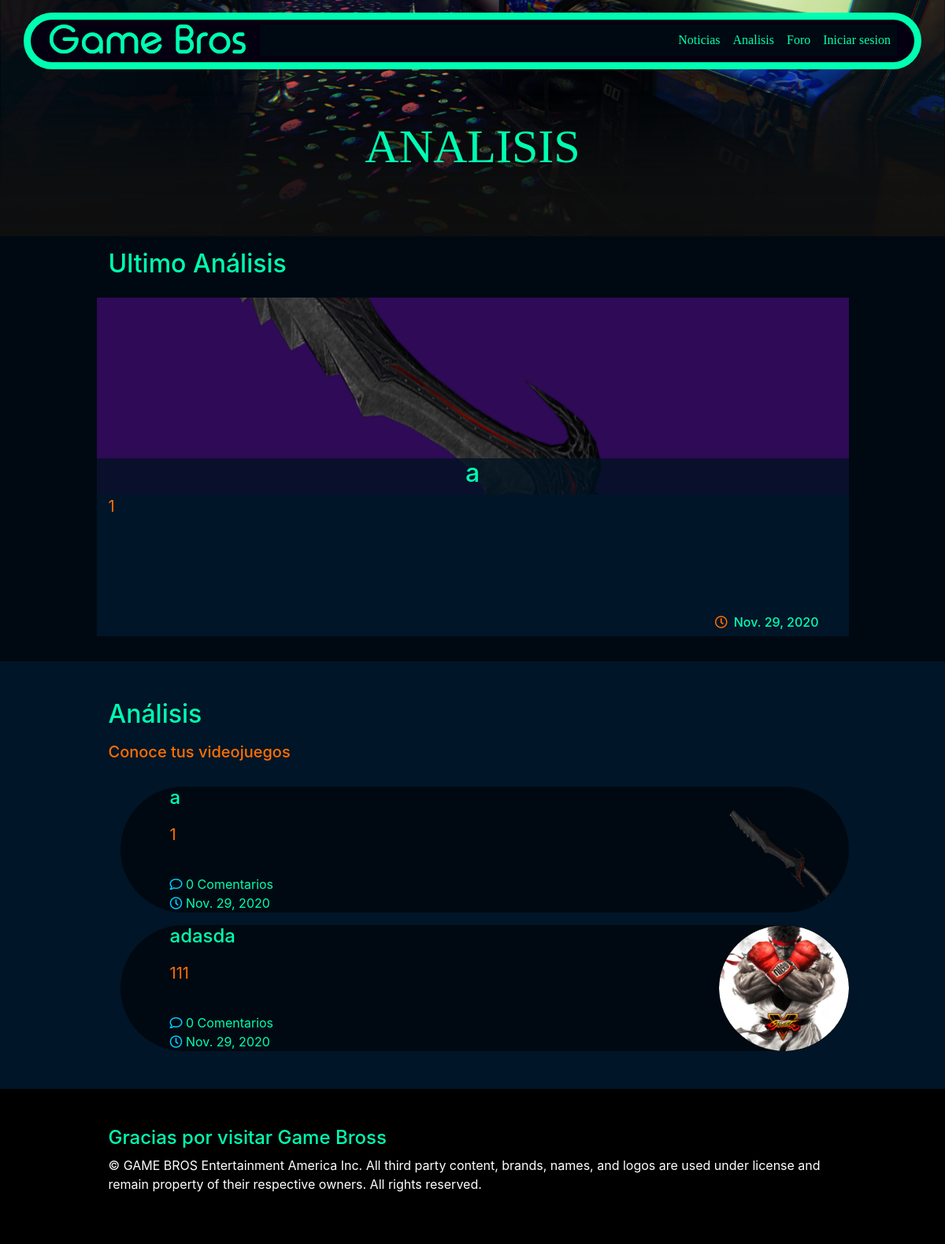
The page /analisis on the database its author committed.
### noticias/models.py (models this page shows, shortened)
class Analisis(models.Model):
    nombrejuego = models.CharField(max_length=200)
    slug = models.SlugField('Slug', max_length = 200, null=True, blank=True)
    genero = models.ManyToManyField(Genero)
    contenido = RichTextField()
    puntuacion = models.CharField('Nota del juego (0.1, 1.0)', max_length=3)
    imagen = models.ImageField(null = True, upload_to="analisis")
    fecha_publicacion = models.DateField('Fecha de Creacion',auto_now = False,auto_now_add = True)

### noticias/views.py (the view)
# urls.py: path('analisis',views.analisis,name='analisis'),
def analisis(request):
    num_noticias=Post.objects.all().count()
    postsAnalisis = Analisis.objects.filter(fecha_publicacion__lte=timezone.now()).order_by('-fecha_publicacion')
    ultimoAnalisis = Analisis.objects.filter(fecha_publicacion__lte=timezone.now()).order_by('-fecha_publicacion')
    paginator = Paginator(postsAnalisis,10)
    pageAnalisis = request.GET.get('page')
    postsAnalisis = paginator.get_page(pageAnalisis)
    paginator = Paginator(ultimoAnalisis,1)
    page = request.GET.get('page')
    ultimoAnalisis = paginator.get_page(page)
    return render(request,'analisis.html',{'num_noticias':num_noticias, 'postsAnalisis': postsAnalisis, 'ultimoAnalisis': ultimoAnalisis,})

### noticias/templates/analisis.html (shortened to what this page needs)
{% extends "base_generic.html" %}
{% load static %}
{% block content %}
<header >
  <div class="image-center">
    <div class="portada">
      <img src="{% static 'img/Fondo.png' %}" class="img-fluid" alt="portada">
    </div>
    <div class="titulo-noticias">
      <h1 class="color ">ANALISIS</h1>
    </div>
  </div>
</header>
<section>
  <div class="container py-3 col-12 bg-color2">
    <div class="container">
      <div class="container p-0 col-10">
        <h2 class="color">Ultimo Análisis</h2>
        {% for analisis in ultimoAnalisis %}
        <div class="row py-3">
          <div class="col-12 noticia-img">
            <a href="{% url 'analisis_post' analisis.slug %}" target="_self">
              <div class="noticia-destacada">
                <img src="{{ analisis.imagen.url }}" class="img-fluid" alt="portada">
              </div>
              <div class="capaNoticia"></div>
              <div class="center">
                <h2 class="color">{{ analisis.nombrejuego}}</h2>
              </div>
            </a>
          </div>
          <a class="container col bg-color1" href="{% url 'analisis_post' analisis.slug %}">
            <div class="row noticia">
              <div class="color2 col-12 align-self-start" style="font-size: 20px;">
                <p>{{ analisis.contenido| slice:300 | safe  }} </p>
              </div>
              <div class="row col-12 align-self-end justify-content-end">
                <h6 class="color3 text-right"><i class="far fa-clock"></i></h6>
                <h6 class="color text-right mx-2">{{ analisis.fecha_publicacion}}</h6>
              </div>
            </div>
          </a>
        </div>
        {% endfor %}
      </div>
    </div>
  </div>
</section>
{% endblock %}

### noticias/templates/base_generic.html (shortened to what this page needs)
<!DOCTYPE html>
<html lang="en">
  <head>
    {% load static %}
    <link rel="stylesheet" type="text/css" href="{% static 'css/bootstrap.min.css' %}">
    <link rel="stylesheet" type="text/css" href="{% static 'css/estilos.css' %}">
    <link rel="stylesheet"  href="{% static 'css/all.min.css' %}">
    <link rel="stylesheet" href="https://cdnjs.cloudflare.com/ajax/libs/font-awesome/4.7.0/css/font-awesome.min.css">
  </head>
  <body class="bg-color2 color">
    <div class=" container navbar-dark fixed-top">
      {% block navbar %}
        <nav class="navbar pt-3 navbar-expand-md d-flex">
          <a class="navbar-brand" href="{% url 'index' %}"><img src="{% static 'img/Game Bros.png' %}" alt="logo" style="width:auto;">
          </a>
          <div class="collapse navbar-collapse text-center bg-color2" id="collapsibleNavbar">
            <ul class="navbar-nav ml-auto">
              <li class="nav-item ">
                <a class="nav-link " id="color-link" href="{% url 'noticias' %}">Noticias</a>
              </li>
              <li class="nav-item ">
                <a class="nav-link" id="color-link" href="{% url 'analisis' %}">Analisis</a>
              </li>
              <li class="nav-item ">
                <a class="nav-link" id="color-link" href="{% url 'foro' %}">Foro</a>
              </li>
              {% if user.is_authenticated %}
              <li class="nav-item ">
                <a class="nav-link" id="color-link" href="{% url 'home' %}">{{ user.username }}</a>
              </li>
              {% else %}
                <li class="nav-item ">
                  <a class="nav-link" id="color-link" href="{% url 'login' %}">Iniciar sesion</a>
                </li>
              {% endif %}
            </ul>
          </div>
        </nav>
      {% endblock %}
    </div>
    {% block content %}
    {% endblock %}
    {% block analisisdejuegos %}
    <section>
      <div class="container py-5 col-12 bg-color1">
        <div class="container">
          <div class="container p-0 col-10">
            <h2 class="color">Análisis</h2>
            <h5 class="color2 my-3">Conoce tus videojuegos</h5>
            {% for analisis in postsAnalisis %}
            <div class="row pt-3 m-0">
              <div class="circleBar d-none d-sm-none d-md-none d-lg-block d-xl-block">
              </div>
              <a class="row justify-content-between analisis col bg-color2" href= "{% url 'analisis_post' analisis.slug %}" >
                <div class="col-12 col-sm-8 col-xl-10 row pl-5">
                  <h4 class="color col-12 my-0 align-self-start">{{ analisis.nombrejuego}}</h4>
                  <div class="color2 d-block col-12 d-sm-none d-md-block d-lg-block d-xl-block" style="font-size: 20px;">{{ analisis.contenido| slice:120 | safe  }}</div>
                  <div class="col align-self-end">
                    <h7 class="color text-left d-none d-sm-none d-md-block d-lg-block d-xl-block"><i class="far fa-comment color3"></i> 0 Comentarios</h7>
                    <h7 class="color text-left d-none d-sm-none d-md-block d-lg-block d-xl-block"><i class="far fa-clock color3"></i> {{ analisis.fecha_publicacion}}</h7>
                  </div>
                </div>
                <div class="row d-none d-sm-block d-md-block d-lg-block d-xl-block" style="text-align: right;">
                  {% if analisis.imagen %}
                  <img src="{{ analisis.imagen.url }}" class="rounded-circle" style="width: 165px; height: 165px; " alt="juego">
                  {% endif %}
                </div>
              </a>
            </div>
            {% endfor %}
          </div>
        </div>
      </div>
    </section>
    {% endblock %}
    {% block footer %}
    <footer>
      <div class="container py-5 col-12 bg-color2" style="background-color: black;">
        <div class="container">
          <div class="container p-0 col-10">
            <h4 class="color">Gracias por visitar Game Bross</h4>
            <p class="text-white">
              © GAME BROS Entertainment America Inc. All third party content, brands, names, and logos are used under license and remain property of their respective owners. All rights reserved.
            </p>
          </div>
        </div>
      </div>
    </footer>
    {% endblock %}
  </body>
</html>

### noticias/static/css/estilos.css (style rules this page uses)
* { color: #FF6F00 }
.color { color: #00FFB1 ; }
.color2 { color: #FF6F00 ; }
.color3 { color: #00CBFF ; }
.bg-color1 { background-color: #001527 ; }
.bg-color2 { background-color: #000911 ; }
#color-link { color: #00FFB1; font-family: "Mifuente"; }
.noticia-img { min-width: 250px; min-height: 250px; padding: 0px; background-color: #2e0a57; transition: .3s ease; }
.capaNoticia { position: absolute; top: 0; left: 0; width: 100%; height: 100%; background: rgba(0, 0, 0, 0); display: flex; justify-content: center; align-items: center; color: rgba(0, 0, 0, 0); transition: .3s ease; }
.noticia-img img { width: 100%; height: 100%; }
.noticia { min-height: 180px; }
.analisis { min-height: 150px; border-radius: 100px; }
.rounded-circle { max-height: 160px; }
.image-center { position: relative; width: 100%; height: 300px; }
.portada { width: 100%; height: 100%; top: 0; }
.portada img { position: absolute; width: 100%; height: 100%; object-fit:cover; }
.center { position: absolute; text-align: center; width: 100%; bottom: 0; background-color: #001222c9; }
.titulo-noticias { position: absolute; text-align: center; width: 100%; top: 50%; }
.titulo-noticias h1 { position: absolute; text-align: center; width: 100%; top: 50%; font-size: 5vw; font-family: "Mifuente"; }
.noticia-destacada { width: 100%; height: 100%; top: 0; }
.noticia-destacada img { position: absolute; width: 100%; height: 100%; object-fit:cover; }

### rows shown on the page
Analisis: imagen (picture), nombrejuego "a", contenido "1", fecha_publicacion "Nov. 29, 2020"
Analisis: nombrejuego "adasda", contenido "111", fecha_publicacion "Nov. 29, 2020", imagen (picture)
